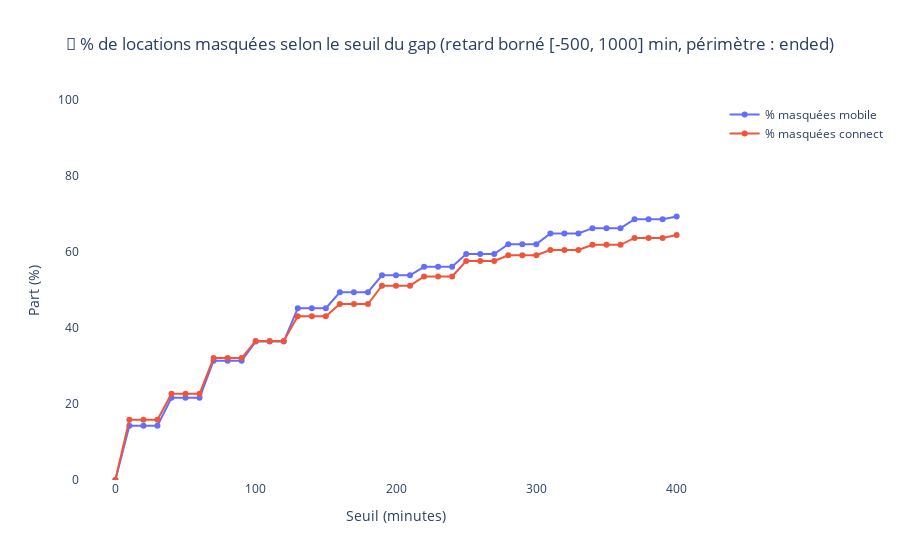
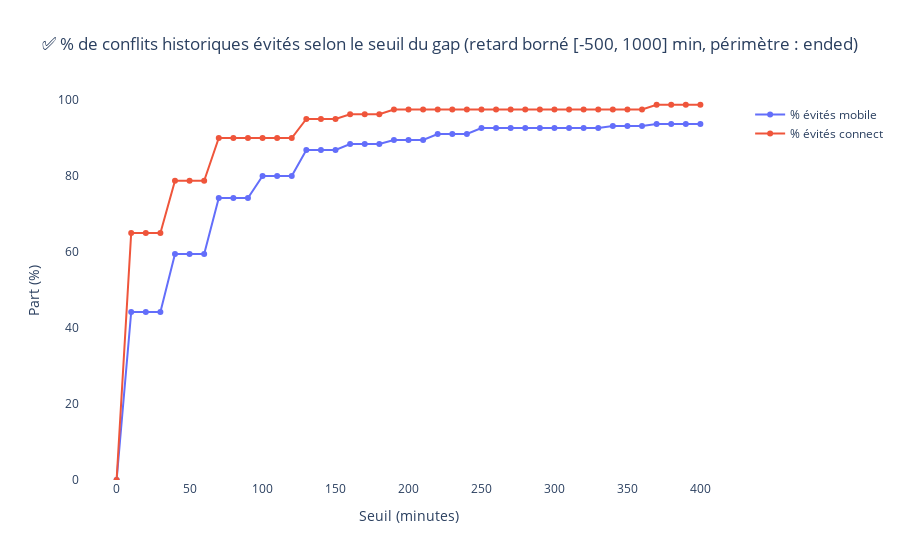

The cell these charts' notebook holds for them, in order:
### Markdown cell above
#### VIII. Impact de la règle "gap" (locations masquées / conflits évités)

### Code cell
def build_gap_curves(df_ended: pd.DataFrame) -> tuple[pd.DataFrame, pd.DataFrame, pd.DataFrame]:
    """Compute % masked rentals and % avoided historical conflicts as a function of the gap threshold."""
    df_gap = make_df_gap(df_ended).copy()  

    rows = []
    for ci in ("mobile", "connect"):
        sub = df_gap[df_gap[COL_CHECKIN] == ci]

        base_all = len(sub)                      
        base_conflicts = int(sub["was_conflict"].sum())  

        for t in SEUILS:
            masked = int((sub["gap"] < t).sum())
            avoided = int(((sub["gap"] < t) & sub["was_conflict"]).sum())

            rows.append(
                {
                    "Seuil (min)": t,
                    COL_CHECKIN: ci,
                    "% masquées": (masked / base_all * 100) if base_all else 0.0,
                    "% évités": (avoided / base_conflicts * 100) if base_conflicts else 0.0,
                }
            )

    curves = pd.DataFrame(rows)
    loss_long = curves.melt(
        id_vars=["Seuil (min)", COL_CHECKIN],
        value_vars=["% masquées"],
        var_name="metric",
        value_name="value",
    )
    solved_long = curves.melt(
        id_vars=["Seuil (min)", COL_CHECKIN],
        value_vars=["% évités"],
        var_name="metric",
        value_name="value",
    )

    # Prettier legend labels
    loss_long["variable"] = loss_long["metric"] + " " + loss_long[COL_CHECKIN]
    solved_long["variable"] = solved_long["metric"] + " " + solved_long[COL_CHECKIN]

    return loss_long[["Seuil (min)", "variable", "value"]], solved_long[["Seuil (min)", "variable", "value"]], df_gap


def sanity_check_curves(loss_long: pd.DataFrame, solved_long: pd.DataFrame) -> None:
    """Quick checks: 0 at t=0 and monotonic (non-decreasing) by curve."""
    for df_, msg in [
        (loss_long, "À t=0, % masquées devrait être 0."),
        (solved_long, "À t=0, % évités devrait être 0."),
    ]:
        t0 = df_.query("`Seuil (min)` == 0")["value"].sum()
        assert abs(t0) < 1e-9, msg

        for var in df_["variable"].unique():
            y = df_.loc[df_["variable"].eq(var)].sort_values("Seuil (min)")["value"].to_numpy()
            if len(y) > 1:
                assert (np.diff(y) >= -1e-9).all(), f"Non-monotone curve detected: {var}"


def value_at(df_long: pd.DataFrame, label: str, threshold: int) -> float:
    """Extract a metric value at a given threshold (0.0 if missing)."""
    row = df_long[(df_long["Seuil (min)"] == threshold) & (df_long["variable"] == label)]
    return float(row["value"].iloc[0]) if not row.empty else 0.0


# Build curves on the canonical perimeter (ENDED only)
loss_curve_long, solved_curve_long, df_gap = build_gap_curves(df_ended)
sanity_check_curves(loss_curve_long, solved_curve_long)

title_suffix = f"(retard borné [{CLIP_MIN}, {CLIP_MAX}] min, périmètre : ended)"

fig_loss = px.line(
    loss_curve_long,
    x="Seuil (min)",
    y="value",
    color="variable",
    markers=True,
    title=f"🔻 % de locations masquées selon le seuil du gap {title_suffix}",
    labels={
        "Seuil (min)": "Seuil (minutes)",
        "value": "Part (%)",
        "variable": "",
    },
)
fig_loss.update_layout(
    title_x=0.5,
    yaxis_range=[0, 100],
    plot_bgcolor="white",
    legend_title_text="",
)
fig_loss.show()

fig_solved = px.line(
    solved_curve_long,
    x="Seuil (min)",
    y="value",
    color="variable",
    markers=True,
    title=f"✅ % de conflits historiques évités selon le seuil du gap {title_suffix}",
    labels={
        "Seuil (min)": "Seuil (minutes)",
        "value": "Part (%)",
        "variable": "",
    },
)
fig_solved.update_layout(
    title_x=0.5,
    yaxis_range=[0, 100],
    plot_bgcolor="white",
    legend_title_text="",
)
fig_solved.show()

# KPIs at the chosen threshold
masq_mobile = value_at(loss_curve_long, "% masquées mobile", SEUIL_METRIQUE)
masq_connect = value_at(loss_curve_long, "% masquées connect", SEUIL_METRIQUE)
evit_mobile = value_at(solved_curve_long, "% évités mobile", SEUIL_METRIQUE)
evit_connect = value_at(solved_curve_long, "% évités connect", SEUIL_METRIQUE)

print(f"Basé sur {len(df_gap):,} lignes avec 'gap' connu {title_suffix}.")
print(f"Seuil = {SEUIL_METRIQUE} min")
print(f"  Masquées (mobile)   : {masq_mobile:5.2f} %")
print(f"  Masquées (connect)  : {masq_connect:5.2f} %")
print(f"  Évités (mobile)     : {evit_mobile:5.2f} %")
print(f"  Évités (connect)    : {evit_connect:5.2f} %")

### Figure 1 — Plotly figure (JSON) as saved in the notebook; plotly's stock layout.template omitted (floating-point values rounded to 4 significant figures)
{"data": [{"hovertemplate": "=% masquées mobile<br>Seuil (minutes)=%{x}<br>Part (%)=%{y}<extra></extra>", "legendgroup": "% masquées mobile", "line": {"color": "#636efa", "dash": "solid"}, "marker": {"symbol": "circle"}, "mode": "lines+markers", "name": "% masquées mobile", "orientation": "v", "showlegend": true, "type": "scatter", "x": [0, 10, 20, 30, 40, 50, 60, 70, 80, 90, 100, 110, 120, 130, 140, 150, 160, 170, 180, 190, 200, 210, 220, 230, 240, 250, 260, 270, 280, 290, 300, 310, 320, 330, 340, 350, 360, 370, 380, 390, 400], "xaxis": "x", "y": [0.0, 14.29, 14.29, 14.29, 21.66, 21.66, 21.66, 31.38, 31.38, 31.38, 36.42, 36.42, 36.42, 45.2, 45.2, 45.2, 49.41, 49.41, 49.41, 53.86, 53.86, 53.86, 56.09, 56.09, 56.09, 59.48, 59.48, 59.48, 62.06, 62.06, 62.06, 64.87, 64.87, 64.87, 66.28, 66.28, 66.28, 68.62, 68.62, 68.62, 69.32], "yaxis": "y"}, {"hovertemplate": "=% masquées connect<br>Seuil (minutes)=%{x}<br>Part (%)=%{y}<extra></extra>", "legendgroup": "% masquées connect", "line": {"color": "#EF553B", "dash": "solid"}, "marker": {"symbol": "circle"}, "mode": "lines+markers", "name": "% masquées connect", "orientation": "v", "showlegend": true, "type": "scatter", "x": [0, 10, 20, 30, 40, 50, 60, 70, 80, 90, 100, 110, 120, 130, 140, 150, 160, 170, 180, 190, 200, 210, 220, 230, 240, 250, 260, 270, 280, 290, 300, 310, 320, 330, 340, 350, 360, 370, 380, 390, 400], "xaxis": "x", "y": [0.0, 15.89, 15.89, 15.89, 22.69, 22.69, 22.69, 32.07, 32.07, 32.07, 36.61, 36.61, 36.61, 43.12, 43.12, 43.12, 46.29, 46.29, 46.29, 51.13, 51.13, 51.13, 53.56, 53.56, 53.56, 57.64, 57.64, 57.64, 59.15, 59.15, 59.15, 60.51, 60.51, 60.51, 61.88, 61.88, 61.88, 63.69, 63.69, 63.69, 64.45], "yaxis": "y"}], "layout": {"legend": {"title": {"text": ""}, "tracegroupgap": 0}, "plot_bgcolor": "white", "title": {"text": "🔻 % de locations masquées selon le seuil du gap (retard borné [-500, 1000] min, périmètre : ended)", "x": 0.5}, "xaxis": {"anchor": "y", "domain": [0, 1], "title": {"text": "Seuil (minutes)"}}, "yaxis": {"anchor": "x", "domain": [0, 1], "range": [0, 100], "title": {"text": "Part (%)"}}}}

### Figure 2 — Plotly figure (JSON) as saved in the notebook; plotly's stock layout.template omitted (floating-point values rounded to 4 significant figures)
{"data": [{"hovertemplate": "=% évités mobile<br>Seuil (minutes)=%{x}<br>Part (%)=%{y}<extra></extra>", "legendgroup": "% évités mobile", "line": {"color": "#636efa", "dash": "solid"}, "marker": {"symbol": "circle"}, "mode": "lines+markers", "name": "% évités mobile", "orientation": "v", "showlegend": true, "type": "scatter", "x": [0, 10, 20, 30, 40, 50, 60, 70, 80, 90, 100, 110, 120, 130, 140, 150, 160, 170, 180, 190, 200, 210, 220, 230, 240, 250, 260, 270, 280, 290, 300, 310, 320, 330, 340, 350, 360, 370, 380, 390, 400], "xaxis": "x", "y": [0.0, 44.21, 44.21, 44.21, 59.47, 59.47, 59.47, 74.21, 74.21, 74.21, 80.0, 80.0, 80.0, 86.84, 86.84, 86.84, 88.42, 88.42, 88.42, 89.47, 89.47, 89.47, 91.05, 91.05, 91.05, 92.63, 92.63, 92.63, 92.63, 92.63, 92.63, 92.63, 92.63, 92.63, 93.16, 93.16, 93.16, 93.68, 93.68, 93.68, 93.68], "yaxis": "y"}, {"hovertemplate": "=% évités connect<br>Seuil (minutes)=%{x}<br>Part (%)=%{y}<extra></extra>", "legendgroup": "% évités connect", "line": {"color": "#EF553B", "dash": "solid"}, "marker": {"symbol": "circle"}, "mode": "lines+markers", "name": "% évités connect", "orientation": "v", "showlegend": true, "type": "scatter", "x": [0, 10, 20, 30, 40, 50, 60, 70, 80, 90, 100, 110, 120, 130, 140, 150, 160, 170, 180, 190, 200, 210, 220, 230, 240, 250, 260, 270, 280, 290, 300, 310, 320, 330, 340, 350, 360, 370, 380, 390, 400], "xaxis": "x", "y": [0.0, 65.0, 65.0, 65.0, 78.75, 78.75, 78.75, 90.0, 90.0, 90.0, 90.0, 90.0, 90.0, 95.0, 95.0, 95.0, 96.25, 96.25, 96.25, 97.5, 97.5, 97.5, 97.5, 97.5, 97.5, 97.5, 97.5, 97.5, 97.5, 97.5, 97.5, 97.5, 97.5, 97.5, 97.5, 97.5, 97.5, 98.75, 98.75, 98.75, 98.75], "yaxis": "y"}], "layout": {"legend": {"title": {"text": ""}, "tracegroupgap": 0}, "plot_bgcolor": "white", "title": {"text": "✅ % de conflits historiques évités selon le seuil du gap (retard borné [-500, 1000] min, périmètre : ended)", "x": 0.5}, "xaxis": {"anchor": "y", "domain": [0, 1], "title": {"text": "Seuil (minutes)"}}, "yaxis": {"anchor": "x", "domain": [0, 1], "range": [0, 100], "title": {"text": "Part (%)"}}}}
